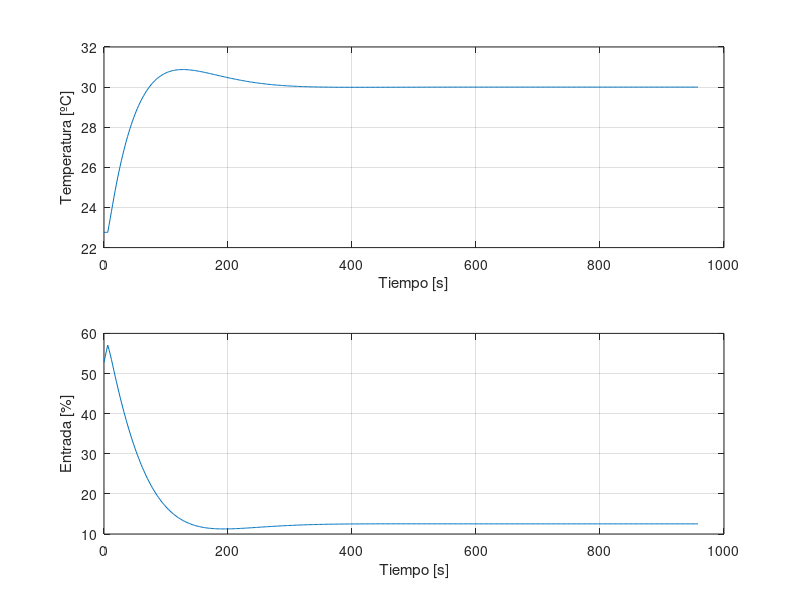

Write MATLAB code to recreate this figure.
%
% El objetivo de este script es programar una simulción de un controlador
% PI para el sistema
% 

clear all
close all




%% Parámetros de el controlador
% considerar valores PI forward
Kp =7.3; 
Ti = 75;    
Ts = 2;


%% Consigna de temperatura ºC
setpoint = 30;

%% Inicializar variables
% Temperatura ambiente
tamb=22.76;

% líneas de error
errorabs=0.02;
errorsup=[];
errorinf=[];

y = [];
yreal = []; 
e = []; 
u = []; 


nIter = 480; 

time = [0:Ts:(nIter-1)*Ts]; % Tiempo

%% bucle de trabajo
for k = 1:1:nIter
    
 %errorsup(k)= setpoint+(setpoint-tamb)*errorabs;
%errorinf(k)= setpoint-(setpoint-tamb)*errorabs;

 % valores de simulación en retardo
  if k <= 4
      y(k)=0;
      
  end
  % valores de simulación postretardo
  if k > 4
      
        y(k)=0.9888*y(k-1) + 0.006474*u(k-4);

  end

  yreal(k) = y(k)+tamb ;

  % error de consigna

  e(k) = 30-yreal(k) ;

    % Controlador PI forward discreto 
  if k >1
      u(k) = u(k-1)+ e(k-1)*(((Kp*Ts)/Ti)-Kp)+Kp*e(k) ;
    
  end
   % Controlador PI forward discreto en el momento inicial
  if k==1
      u(k)=Kp*e(k);
  end


end

%% Mostrar valores 
subplot(2,1,1)
plot(time,yreal)
hold on
%plot(time,errorinf)
hold on
%plot(time,errorsup)
hold on
xlabel('Tiempo [s]');
ylabel('Temperatura [ºC]')
grid on
subplot(2,1,2)
plot(time,u)
xlabel('Tiempo [s]');
ylabel('Entrada [%]')
hold on
grid on
% subplot(2,2,3)
% plot(time,y)
% xlabel('Time [s]');
% ylabel('Incremento Temperature [ºC]')
% hold on
% grid on

save controlloop Kp Ti
